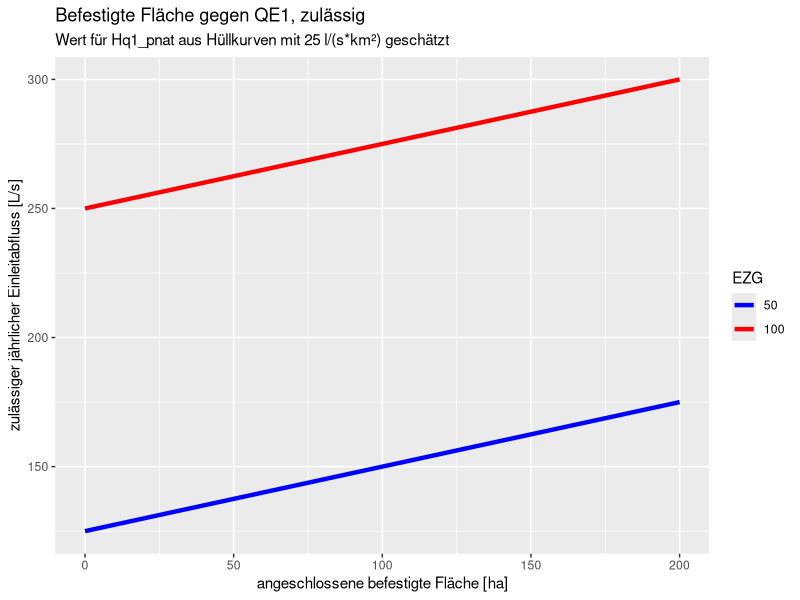

Here is the R script that generated this plot:
## ---- chunk 1
knitr::opts_chunk$set(
  collapse = TRUE,
  comment = "#>"
)
## ---- chunk 2

library(tidyverse)

A_befestigt <- 0:200 #ha
A_EZG1 <- 50 # km²
A_EZG2 <- 100 # km²

#Gefaelle  < 0.5

# Aus Hüllkurven im Anhang

Hq1_pnat <- 25 # l/(s*km²)

# Hq2, pnat ist unbekant desweegen wird x = 0.1 gesetzt

x <- 0.1 

# Berechnung
QE1_zul <- Hq1_pnat*A_befestigt/100 + 0.1*Hq1_pnat*A_EZG1
QE1_zul2 <- Hq1_pnat*(A_befestigt/100 + 0.1*A_EZG2)

df <- data.frame(A_befestigt = A_befestigt, 
                 EZG = as.factor(rep(c(A_EZG1, A_EZG2), each = 201)),
                 QE1_zul = c(QE1_zul, QE1_zul2))

ggplot(df, aes( x = A_befestigt, y = QE1_zul, col = EZG)) + geom_line(lwd = 1.5)+
  ggtitle("Befestigte Fläche gegen QE1, zulässig", 
          subtitle = "Wert für Hq1_pnat aus Hüllkurven mit 25 l/(s*km²) geschätzt") +
  scale_color_manual(values = c("50"="blue", "100"="red"))+ xlab("angeschlossene befestigte Fläche [ha]") + 
  ylab("zulässiger jährlicher Einleitabfluss [L/s]")


